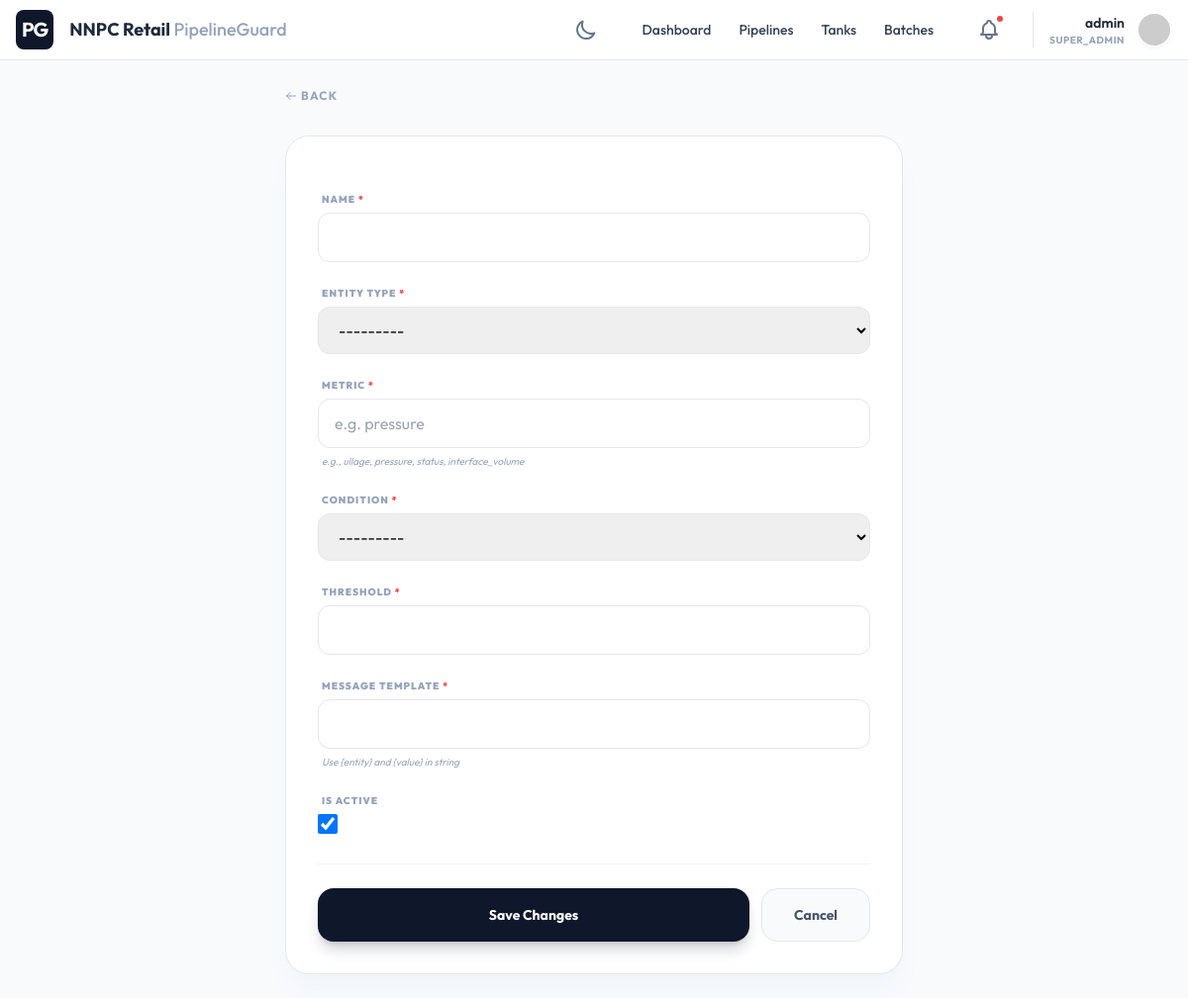
The app's page /alerts/rules/add/ (signed in) with its own data.
### core/models.py (models this page shows, shortened)
class Tenant(models.Model):
    name = models.CharField(max_length=255, unique=True)
    domain_name = models.CharField(max_length=255, unique=True, help_text="e.g., omc1.pipelineguard.com")
    api_key = models.CharField(max_length=64, unique=True, default=generate_api_key, editable=False)
    primary_color = models.CharField(max_length=20, default="#0f172a")
    secondary_color = models.CharField(max_length=20, default="#3b82f6")
    logo = models.ImageField(upload_to="tenant_logos/", null=True, blank=True)
    favicon = models.ImageField(upload_to="tenant_favicons/", null=True, blank=True)
    login_background = models.ImageField(upload_to="tenant_backgrounds/", null=True, blank=True)
    created_at = models.DateTimeField(auto_now_add=True)
    updated_at = models.DateTimeField(auto_now=True)

class User(AbstractUser):
    ROLE_CHOICES = (
        ('SUPER_ADMIN', 'Super Admin'),
        ('TENANT_ADMIN', 'Tenant Admin'),
        ('OPERATOR', 'Operator'),
        ('VIEWER', 'Viewer'),
    )
    tenant = models.ForeignKey(Tenant, on_delete=models.CASCADE, null=True, blank=True, related_name='users')
    role = models.CharField(max_length=20, choices=ROLE_CHOICES, default='VIEWER')
    THEME_CHOICES = (
        ('light', 'Light Mode'),
        ('dark', 'Dark Mode'),
    )
    theme_preference = models.CharField(max_length=10, choices=THEME_CHOICES, default='light')

### alerts/views.py (the view, shortened to what this page needs)
# urls.py: path('rules/add/', AlertRuleCreateView.as_view(), name='alert_rule_add'),
class AlertRuleCreateView(LoginRequiredMixin, CreateView):
    model = AlertRule
    form_class = AlertRuleForm
    template_name = 'alerts/rule_form.html'
    success_url = reverse_lazy('alert_rules')

### core/forms.py
class AlertRuleForm(forms.ModelForm):
    class Meta:
        model = AlertRule
        fields = ['name', 'entity_type', 'metric', 'condition', 'threshold', 'message_template', 'is_active']
        widgets = {
            'name': forms.TextInput(attrs={'class': 'w-full px-4 py-3 border rounded-xl'}),
            'entity_type': forms.Select(attrs={'class': 'w-full px-4 py-3 border rounded-xl'}),
            'metric': forms.TextInput(attrs={'class': 'w-full px-4 py-3 border rounded-xl', 'placeholder': 'e.g. pressure'}),
            'condition': forms.Select(attrs={'class': 'w-full px-4 py-3 border rounded-xl'}),
            'threshold': forms.NumberInput(attrs={'class': 'w-full px-4 py-3 border rounded-xl'}),
            'message_template': forms.TextInput(attrs={'class': 'w-full px-4 py-3 border rounded-xl'}),
            'is_active': forms.CheckboxInput(attrs={'class': 'h-5 w-5 text-primary rounded'}),
        }

### core/context_processors.py (called while the page is built, shortened)
def tenant_branding(request):
    tenant = getattr(request, 'tenant', None)
    return {
        'tenant_name': tenant.name,
        'primary_color': tenant.primary_color,
        'secondary_color': tenant.secondary_color,
        'tenant_logo': tenant.logo.url if tenant.logo else None,
        'tenant_favicon': tenant.favicon.url if tenant.favicon else None,
        'tenant_background': tenant.login_background.url if tenant.login_background else None,
    }

### templates/alerts/rule_form.html (shortened to what this page needs)
{% extends 'core/form_base.html' %}

### templates/base.html (shortened to what this page needs)
<!DOCTYPE html>
<html lang="en" class="h-full {% if user.theme_preference == 'dark' %}dark{% endif %}">
<head>
    <script src="https://cdn.tailwindcss.com"></script>
    <link rel="stylesheet" href="https://unpkg.com/leaflet@1.9.4/dist/leaflet.css"/>
</head>
<body class="h-full overflow-hidden flex flex-col bg-slate-50 dark:bg-slate-900 transition-colors duration-300"
      hx-headers='{"X-CSRFToken": "{{ csrf_token }}"}'
      x-data="{
        mobileMenuOpen: false,
        darkMode: {% if user.theme_preference == 'dark' %}true{% else %}false{% endif %},
        init() {
            this.$watch('darkMode', val => {
                document.documentElement.classList.toggle('dark', val);
                fetch('{% url 'toggle_theme' %}', {
                    method: 'POST',
                    headers: { 'X-CSRFToken': '{{ csrf_token }}', 'Content-Type': 'application/x-www-form-urlencoded' },
                    body: 'theme=' + (val ? 'dark' : 'light')
                }).then(res => {
                    if (!res.ok) console.error('Failed to sync theme');
                });
            });
            document.documentElement.classList.toggle('dark', this.darkMode);
        }
      }">
    <nav class="bg-white dark:bg-slate-800 border-b border-slate-200 dark:border-slate-700 px-4 py-2.5 flex items-center justify-between z-50 transition-colors">
        <div class="flex items-center gap-4">
            {% if tenant_logo %}
                <img src="{{ tenant_logo }}" alt="{{ tenant_name }}" class="h-8 w-auto">
            {% else %}
                <div class="bg-primary text-white p-1.5 rounded-lg font-bold text-xl uppercase tracking-tighter">PG</div>
            {% endif %}
            <span class="font-bold text-slate-800 dark:text-white text-lg hidden md:block">{{ tenant_name }} <span class="text-slate-400 font-medium">PipelineGuard</span></span>
        </div>
        <div class="flex items-center gap-6">
            <button @click="darkMode = !darkMode"
                    class="p-2 text-slate-500 hover:bg-slate-100 dark:hover:bg-slate-700 rounded-full transition-all ring-inset focus:outline-none focus:ring-2 focus:ring-primary/20">
                <svg x-show="!darkMode" class="w-6 h-6" fill="none" stroke="currentColor" viewBox="0 0 24 24"><path stroke-linecap="round" stroke-linejoin="round" stroke-width="2" d="M20.354 15.354A9 9 0 018.646 3.646 9.003 9.003 0 0012 21a9.003 9.003 0 008.354-5.646z"></path></svg>
            </button>
            <div class="hidden lg:flex items-center gap-1">
                <a href="{% url 'dashboard' %}" class="px-3 py-2 rounded-md text-sm font-medium text-slate-700 dark:text-slate-300 hover:bg-slate-100 dark:hover:bg-slate-700 ">Dashboard</a>
                <a href="{% url 'pipeline_list' %}" class="px-3 py-2 rounded-md text-sm font-medium text-slate-700 dark:text-slate-300 hover:bg-slate-100 dark:hover:bg-slate-700 ">Pipelines</a>
                <a href="{% url 'tank_list' %}" class="px-3 py-2 rounded-md text-sm font-medium text-slate-700 dark:text-slate-300 hover:bg-slate-100 dark:hover:bg-slate-700 ">Tanks</a>
                <a href="{% url 'batch_list' %}" class="px-3 py-2 rounded-md text-sm font-medium text-slate-700 dark:text-slate-300 hover:bg-slate-100 dark:hover:bg-slate-700 ">Batches</a>
            </div>
            <div class="relative" x-data="{ open: false }">
                <a href="{% url 'notification_list' %}" class="p-2 text-slate-500 hover:bg-slate-100 dark:hover:bg-slate-700 rounded-full relative block">
                    <span class="absolute top-1 right-1 w-2.5 h-2.5 bg-red-500 border-2 border-white dark:border-slate-800 rounded-full"></span>
                </a>
            </div>
            <div class="relative flex items-center gap-3 pl-4 border-l border-slate-200 dark:border-slate-700" x-data="{ open: false }">
                <div class="text-right hidden sm:block">
                    <div class="text-sm font-semibold text-slate-800 dark:text-white">{{ user.username }}</div>
                    <div class="text-[10px] uppercase font-bold text-slate-400 tracking-wider">{{ user.role }}</div>
                </div>
                <button @click="open = !open" class="h-9 w-9 bg-slate-200 rounded-full border-2 border-white dark:border-slate-700 overflow-hidden shadow-sm hover:ring-2 hover:ring-primary/20 transition-all">
                    <img src="https://ui-avatars.com/api/?name={{ user.username }}&background=random" alt="User">
                </button>
            </div>
        </div>
    </nav>
    <main class="flex-1 overflow-auto relative">
        {% block content %}{% endblock %}
    </main>
</body>
</html>

### records on screen
Tenant: name "NNPC Retail"
User: username "admin", role "SUPER_ADMIN"

### other values on screen
{{ field.label }} "NAME" "ENTITY TYPE" "METRIC" "CONDITION" "THRESHOLD" "MESSAGE TEMPLATE" "IS ACTIVE"
{{ field.help_text }} "e.g., ullage, pressure, status, interface_volume" "Use {entity} and {value} in string"
